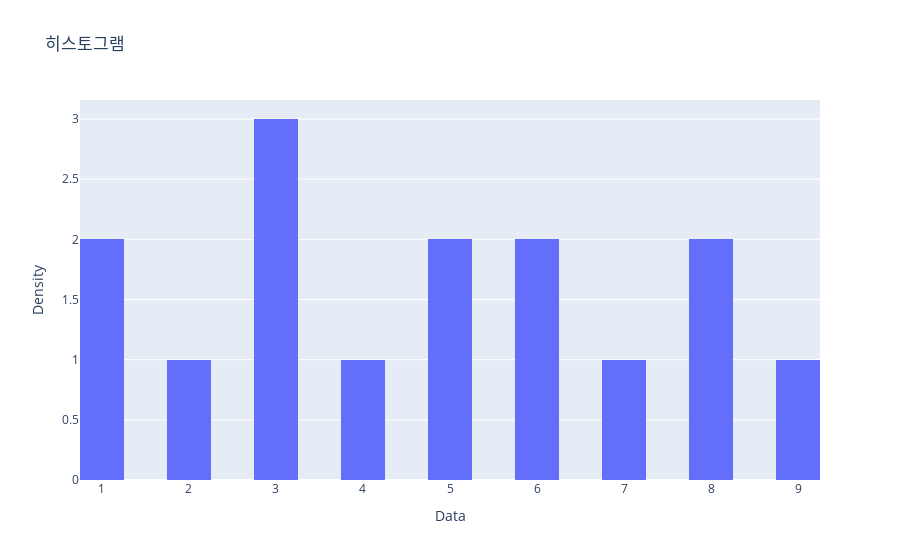

Notebook source saved alongside this figure:
### Code cell
# 히스토그램 그리기 : Histogram() 1개의 데이터

data = [1, 1, 2, 3, 3, 3, 4, 5, 5, 6, 6, 7, 8, 8, 9]

fig = go.Figure(data = go.Histogram(x = data, nbinsx = 20)) # nbinsx : Specifies the maximum number of desired bins

fig.update_layout(
    title = '히스토그램',
    xaxis_title = 'Data',
    yaxis_title = 'Density')

### Figure 1 — Plotly figure (JSON) as saved in the notebook; plotly's stock layout.template omitted (floating-point values rounded to 4 significant figures)
{"data": [{"nbinsx": 20, "type": "histogram", "x": [1, 1, 2, 3, 3, 3, 4, 5, 5, 6, 6, 7, 8, 8, 9]}], "layout": {"autosize": true, "title": {"text": "히스토그램"}, "xaxis": {"autorange": true, "range": [0.75, 9.25], "title": {"text": "Data"}, "type": "linear"}, "yaxis": {"autorange": true, "range": [0, 3.158], "title": {"text": "Density"}}}}
